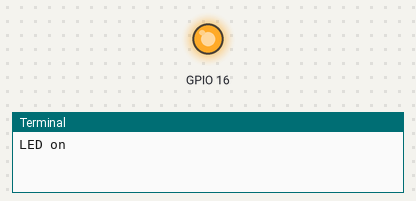
A program run on a simulated Raspberry Pi (BCM pin numbers). Parts: output pins drawn as LEDs (lit = HIGH), the last lines printed to the terminal. At 10.0 s the program stops and its outputs stay as they are.

Above: at 0.1 s.
At 10.1 s:
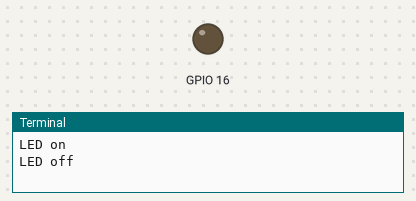
Timing chart, 0 to 11.5 s (numbered marks = the images above):
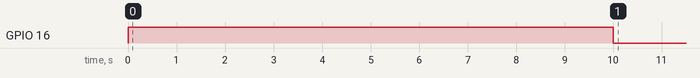

Measured:
- by itself, GPIO 16: LOW → HIGH at 0.00 s, → LOW 10.0 s later

The program:

led.py
```python
import RPi.GPIO as GPIO
import time

GPIO.setmode(GPIO.BCM)
GPIO.setwarnings(False)
GPIO.setup(16, GPIO.OUT)
print("LED on")
GPIO.output(16 ,GPIO.HIGH)
time.sleep(10)
print("LED off")
GPIO.output(16 ,GPIO.LOW)
```
